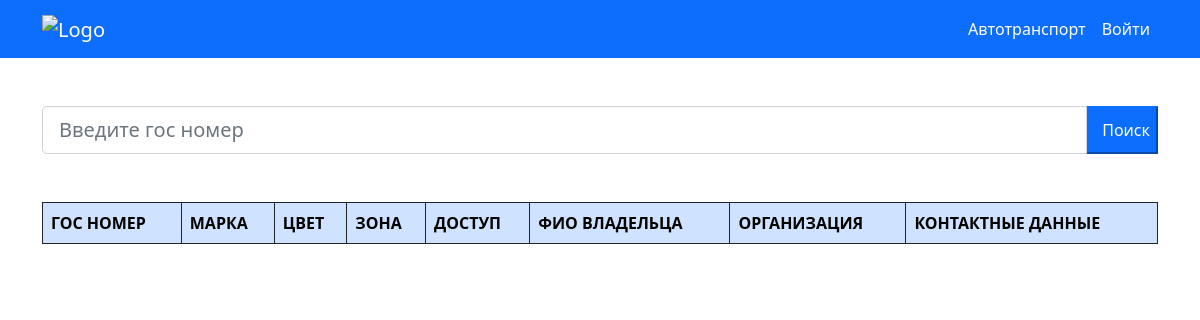
The app's page /, older data.
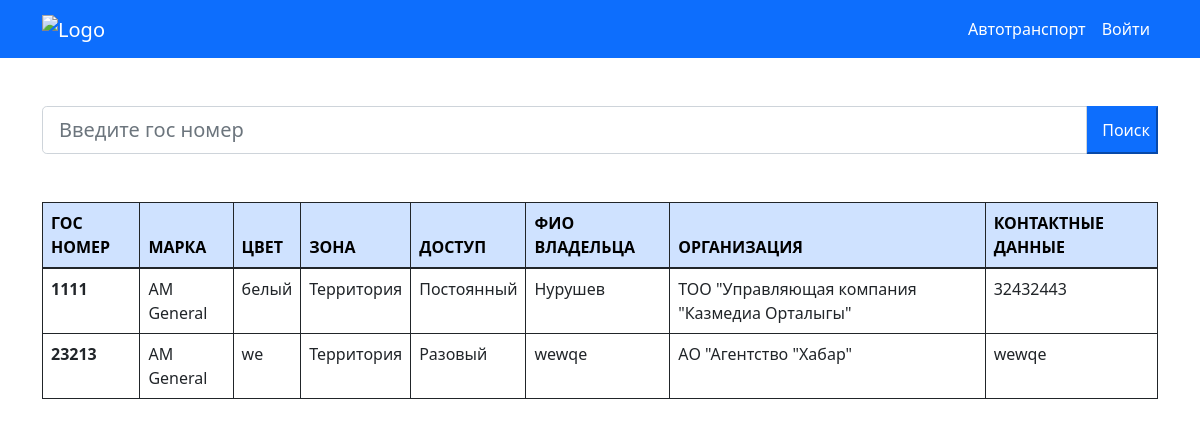
The same page, newer data.
### avto/models.py (models this page shows, shortened)
class Automobile(models.Model):
    car_number = models.CharField(max_length=10, unique=True, verbose_name='№ автомобиля')
    car_mark = models.ForeignKey('CarMark', on_delete=models.PROTECT, verbose_name='Марка автомобиля', related_name='car_number')
    car_color = models.CharField(max_length=15, verbose_name='Цвет автомобиля')
    fio = models.CharField(max_length=255, verbose_name='ФИО владельца')
    organization = models.ForeignKey('Organization', on_delete=models.PROTECT, verbose_name='Организация', related_name='car_number')
    position = models.CharField(max_length=255, verbose_name='Должность владельца', null=True)
    details = models.CharField(max_length=255, verbose_name='Контактные данные')
    working_shift = models.ForeignKey('WorkingShift', on_delete=models.PROTECT, verbose_name='Смена')
    zone = models.ForeignKey('Zone', on_delete=models.PROTECT, verbose_name='Зона')
    type = models.ForeignKey('Type', on_delete=models.PROTECT, verbose_name='Тип')
    limitation = models.DateTimeField(verbose_name='Срок')
    creation_date = models.DateTimeField(auto_now_add=True, verbose_name='Дата создания')
    author = models.ForeignKey('auth.User', on_delete=models.SET_DEFAULT, default='auth.User', verbose_name='Пользователь')
    employees = models.ForeignKey('employees', on_delete=models.SET_NULL, null=True, blank=True, verbose_name='Сотрудник', related_name='car_number')
    allowed = models.BooleanField(default=True, verbose_name='Разрешено')
    note = models.TextField(blank=True, verbose_name='Примечание')
    class Meta:
        verbose_name = 'Автомобиль'
        verbose_name_plural = 'Автомобили'

class CarMark(models.Model):
    car_mark = models.CharField(max_length=20, unique=True, verbose_name='Марка автомобиля')
    def __str__(self):
        return self.car_mark
    class Meta:
        verbose_name = 'Марка автомобиля'
        verbose_name_plural = 'Марки автомобилей'
        ordering = ['car_mark']

class Zone(models.Model):
    zone = models.CharField(max_length=20, verbose_name='Зона')
    def __str__(self):
        return self.zone
    class Meta:
        verbose_name = 'Зона'
        verbose_name_plural = 'Зоны'

class Type(models.Model):
    type = models.CharField(max_length=20, verbose_name='Тип')
    def __str__(self):
        return self.type
    class Meta:
        verbose_name = 'Тип'
        verbose_name_plural = 'Типы'
        ordering = ['type']

class Organization(models.Model):
    organization = models.CharField(max_length=255, unique=True, verbose_name='Организация')
    rental_period = models.DateTimeField(verbose_name='Срок аренды', blank=True, null=True)
    def __str__(self):
        return self.organization
    class Meta:
        verbose_name = 'Организация'
        verbose_name_plural = 'Организации'
        ordering = ['organization']

### avto/views.py (the view)
# urls.py: path('', AutomobileListView.as_view(), name='avto'),
class AutomobileListView(ListView):
    model = Automobile
    template_name = 'avto/index.html'
    paginate_by = 20
    def get_context_data(self, **kwargs):
        context = super().get_context_data(**kwargs)
        context['title'] = 'Автотранспорт'
        return context
    def get_queryset(self, *args, **kwargs):
        qs = super().get_queryset(*args, **kwargs)
        query = self.request.GET.get('q')
        if query:
            return qs.filter(Q(car_number__icontains=query) &
                             Q(allowed=True))
        return Automobile.objects.filter(allowed=True)

### avto/templates/avto/index.html (shortened to what this page needs)
{% extends 'avto/base.html' %}
{% block content %}
<div class="container">
    <form action="" method="get" class="">
        <div class="input-group mb-5">
            <input type="text" class="form-control form-control-lg" placeholder="Введите гос номер" name="q">
            <button type="submit" class="btn-primary"> Поиск</button>
        </div>
    </form>
    <table class="table table-hover table-bordered border-dark">
        <thead>
        <tr class="table-primary border-dark">
        </tr>
        </thead>
        <tbody>
        {% for car in object_list %}
        <tr>
            <td>{{ car.car_mark }}</td>
            <td>{{ car.car_color }}</td>
            <td>{{ car.zone }}</td>
            <td>{{ car.type }}</td>
            <td>{{ car.fio }}</td>
            <td>{{ car.organization }}</td>
            <td>{{ car.details }}</td>
        </tr>
        {% endfor %}
        </tbody>
    </table>
</div>
{% endblock %}

Row changes from the older to the newer data that the page shows:
added Automobile: car_number "1111", car_mark "AM General", car_color "белый", zone "Территория", type "Постоянный", fio "Нурушев", organization "ТОО \"Управляющая компания \"Казмедиа Орталыгы\"", details "32432443"
added Automobile: car_number "23213", car_mark "AM General", car_color "we", zone "Территория", type "Разовый", fio "wewqe", organization "АО \"Агентство \"Хабар\"", details "wewqe"
